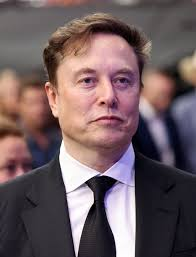
#> input picture elon.jpeg, 196 x 257 px
$ python script.py
#> lines starting #> are read from the running program, lines starting #| are printed output that depends on the picture; after the words box and inside, x2 and y2 are one past the last pixel; in counts of white or black regions, pixels touching at a corner belong together
import cv2

# Load Haar Cascade
detect = cv2.CascadeClassifier("haarcascade_frontalface_default.xml")

# Read image
img = cv2.imread("elon.jpeg")
#> img is the input picture: shape (257, 196, 3); mean B, G, R 95.7, 92.4, 111.1

# Convert to grayscale
grey = cv2.cvtColor(img, cv2.COLOR_BGR2GRAY)
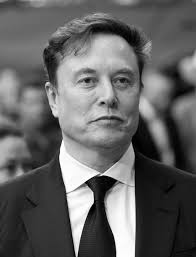
#> grey: shape (257, 196); min 0, max 255, mean 98.4

# Detect faces
faces = detect.detectMultiScale(grey, 1.3, 5)
#> faces = [[54, 38, 105, 105]]

# Draw rectangle around faces
for (x, y, w, h) in faces:
    cv2.rectangle(img, (x, y), (x+w, y+h), (255, 255, 0), 2)
#> this loop made 1 pass
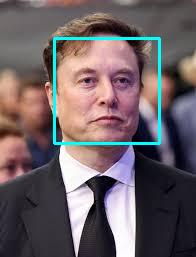
#> img: shape (257, 196, 3); 2.49% of pixels changed, all inside (x1, y1, x2, y2) = (53, 37, 161, 145)

# Show image
cv2.imshow("Elon Image", img)

cv2.waitKey(0)

cv2.destroyAllWindows()

$ run again, with jeff.jpeg copied over elon.jpeg
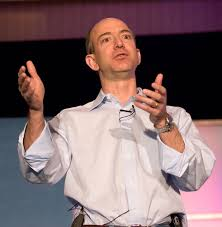
#> input picture jeff.jpeg, 222 x 227 px
#> img is the input picture: shape (227, 222, 3); mean B, G, R 104.7, 103.1, 125.9
#> `grey = cv2.cvtColor(img, cv2.COLOR_BGR2GRAY)`:
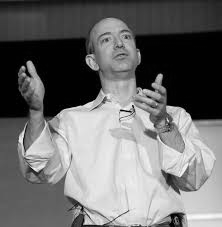
#> grey: shape (227, 222); min 0, max 251, mean 110.1
#> faces = [[90, 18, 53, 53]]
#> the loop `for (x, y, w, h) in faces:` made 1 pass
#> after the loop `for (x, y, w, h) in faces:`:
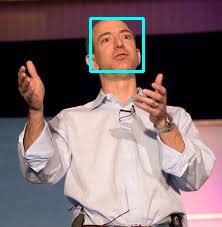
#> img: shape (227, 222, 3); 1.25% of pixels changed, all inside (x1, y1, x2, y2) = (89, 17, 145, 73)

$ run again, with mark.jpeg copied over elon.jpeg
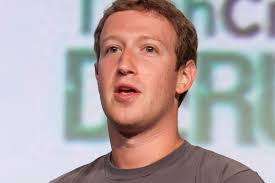
#> input picture mark.jpeg, 275 x 183 px
#> img is the input picture: shape (183, 275, 3); mean B, G, R 165.9, 165.1, 176.8
#> `grey = cv2.cvtColor(img, cv2.COLOR_BGR2GRAY)`:
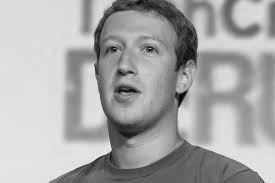
#> grey: shape (183, 275); min 1, max 249, mean 168.6
#> faces = [[80, 12, 98, 98]]
#> the loop `for (x, y, w, h) in faces:` made 1 pass
#> after the loop `for (x, y, w, h) in faces:`:
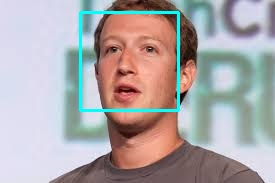
#> img: shape (183, 275, 3); 2.33% of pixels changed, all inside (x1, y1, x2, y2) = (79, 11, 180, 112)
